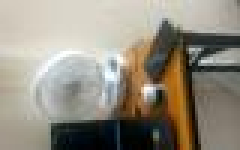
#> input picture server/dataset/rgb/c00016.jpg, 80 x 50 px, given in place of c00001.jpg, which was not available (shown 3 times larger)
$ python test6.py
#> lines starting #> are read from the running program, lines starting #| are printed output that depends on the picture; pictures that were not available may be replaced by others from this repository, and a replacement may not be noted
import matplotlib.pyplot as plt
import numpy as np
from PIL import Image
import open3d as o3d
from modeler.z import *

fn = 1

r0 = Image.open('temp/rgb/c%05d.jpg' % fn)
#> r0 is the input picture: PIL image 80x50 RGB; mean R, G, B 147.6, 141.4, 128
d0 = Image.open('temp/depth/d%05d.png' % fn)
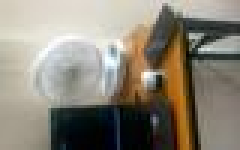
#> input picture server/dataset/rgb/c00024.jpg, 80 x 50 px, given in place of d00001.png, which was not available (shown 3 times larger)
#> d0 is the input picture: PIL image 80x50 RGB; mean R, G, B 138.8, 132.2, 119.1
c0 = Image.open('temp/conf/c%05d.png' % fn)

r0 = np.array(r0, dtype=np.uint8)
r01 = (r0[:, :, 0] + r0[:, :, 1] + r0[:, :, 2]) // 3  # grayscale
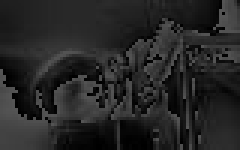
#> r01: shape (50, 80) (shown 3 times larger); min 0, max 85, mean 37.9
d0 = np.array(d0, dtype=np.uint16)
#> d0: shape (50, 80, 3) uint16
c0 = np.array(c0, dtype=np.uint8)

# _, axs = plt.subplots(1,3)
# axs[0].imshow(r01, cmap='gray')
# axs[1].imshow(d0)
# axs[2].imshow(c0)
# plt.show()

ROWS = 50
COLS = 80
ACR = 5  # acceptable color range
ADR = 50  # acceptable depth range
KERNEL = 3

r1 = np.pad(r01, KERNEL-2, mode='constant')
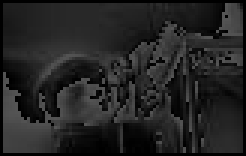
#> r1: shape (52, 82) (shown 3 times larger); min 0, max 85, mean 35.6
d1 = np.pad(d0, KERNEL-2, mode='constant')
c1 = np.pad(c0, KERNEL-2, mode='constant')

def get_data(r, c, color, depth, conf):
    return (color[r,c], depth[r,c], conf[r,c])

# [53 lines left out: functions get_neighbors, fix, not called in this run]

# [4 lines of commented-out code are left out]

r1 = r1[1:50+KERNEL-2,1:80+KERNEL-2]
d1 = d1[1:50+KERNEL-2,1:80+KERNEL-2]
c1 = c1[1:50+KERNEL-2,1:80+KERNEL-2]

r1 = Image.fromarray(r0)
#> (the run stopped early here; a loop or call above may not have finished)
